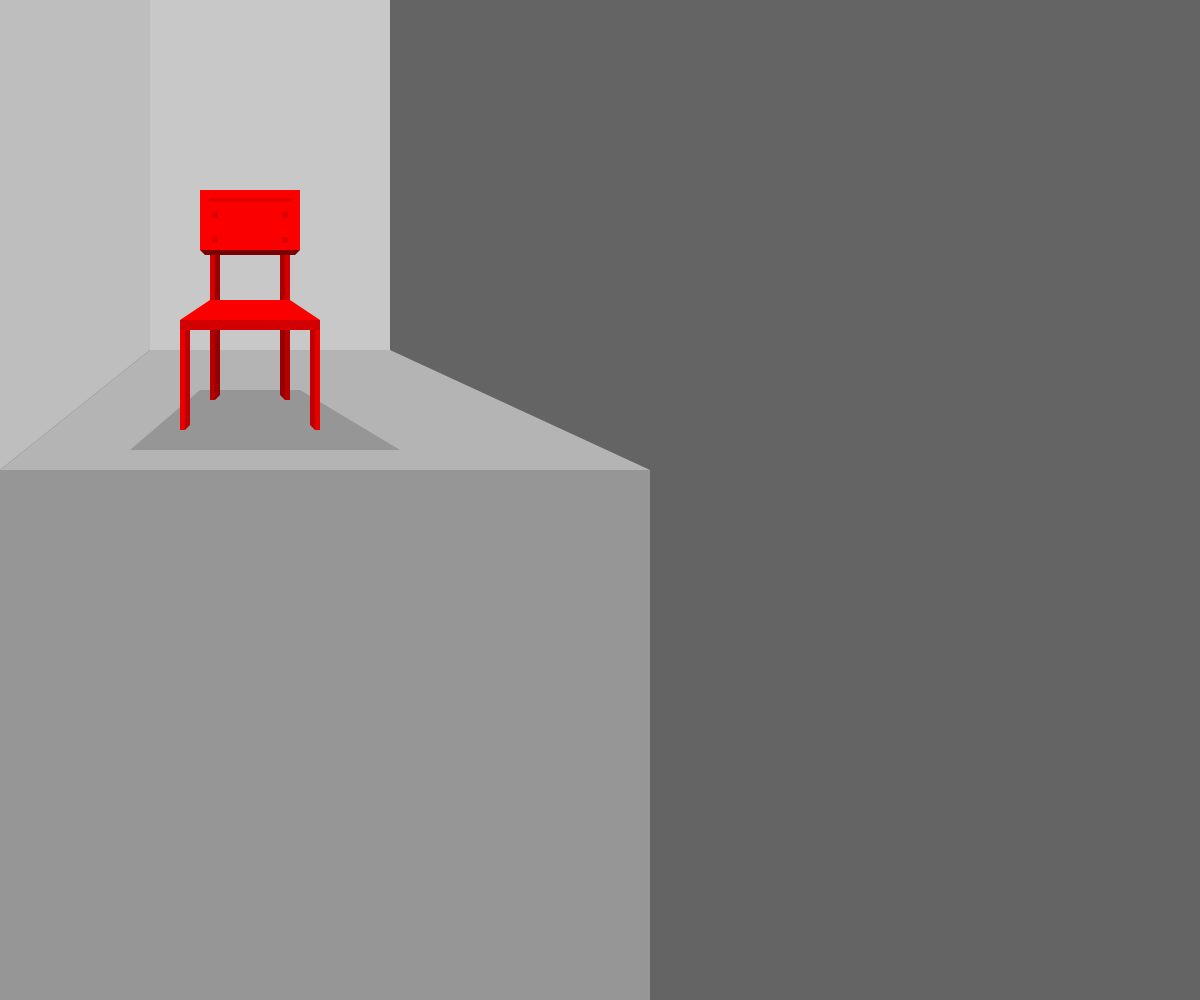
Frame 1 (no input)
Frame 60 (no input): identical to frame 1, image omitted
Frame 120 (the mouse pressed at the canvas centre since frame 60): identical to frame 1, image omitted

The p5.js sketch that drew this single still picture (run headless with seeded random() and noise() and a simulated clock; from frame 60 on, the mouse is pressed at the canvas centre):

// p5.js sketch
// ── sketch.js
//Your Drawing

function setup(){
  createCanvas(windowWidth,windowHeight);
}

function draw(){
background(100);

  translate(100,200);
  noStroke();
    fill(200,200,200);
    rect(50,-200,240,350);//back wall
    fill(190,190,190);
    quad(-100,-200,-100,270,50,150,50,-200);//left wall
    fill(180,180,180);
    quad(-100,270,50,150,290,150,550,270);//floor
    fill(150,150,150);
    quad(100,190,30,250,300,250,200,190);//chair shadow
    rect(-100,270,650,600);//base face

    fill(230,0,0);
    rect(80,130,5,100);//left leg front
    fill(190,0,0);
    quad(85,130,85,230,90,225,90,130);

    fill(230,0,0);
    rect(215,130,5,100);//right leg front
    fill(190,0,0);
    quad(215,130,215,230,210,225,210,130);

    fill(180,0,0);
    rect(110,100,5,100); //left leg rear
    fill(150,0,0);
    quad(115,100,115,200,120,195,120,100);

    fill(180,0,0);
    rect(185,100,5,100); //right leg rear
    fill(150,0,0);
    quad(185,100,185,200,180,195,180,100);

    fill(250,0,0);
    quad(110,100,80,120,220,120,190,100);//seat top
    fill(210,0,0);
    rect(80,120,140,10);//seat front

    rect(110,20,5,80);//chair back left
    fill(150,0,0);
    quad(115,0,115,100,120,100,120,0);

    fill(210,0,0);
    rect(185,20,5,80);//chair back right
    fill(170,0,0);
    quad(180,0,180,100,185,100,185,0);

    fill(250,0,0);
    rect(100,-10,100,60);//chair back
    fill(120,0,0);
    quad(100,50,105,55,195,55,200,50);

    strokeWeight(3);
    stroke(220,0,0);
    line(110,0,190,0);//chair back detail

    fill(220,0,0);
    ellipse(115,15,3,3);//chair bolts
    ellipse(115,40,3,3);
    ellipse(185,15,3,3);
    ellipse(185,40,3,3);




}
